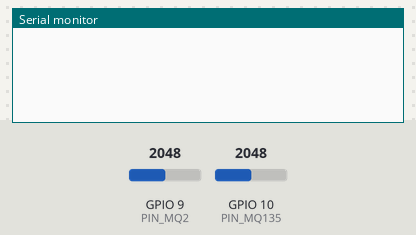
A program run on a simulated ESP32-S3. Parts: the last lines printed to the serial monitor. Inputs (shaded band) come from the test bench; at power-on: GPIO 10 (PIN_MQ135) = 2048, GPIO 9 (PIN_MQ2) = 2048 (analog values on the 0–4095 scale). WiFi joins after 1.5 s; servers stay silent unless stated.

Above: at 4.5 s.
4.6 s: GPIO 10 (PIN_MQ135) set to 2151
At 6.4 s:
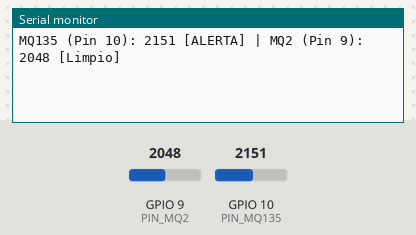
7.6 s: GPIO 9 (PIN_MQ2) set to 2802
At 8.4 s:
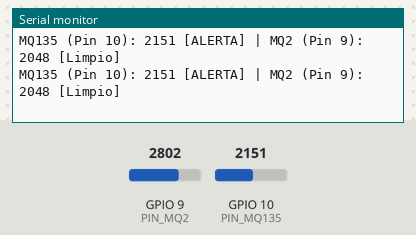
9.1 s: GPIO 9 (PIN_MQ2) set to 2908
At 10.7 s:
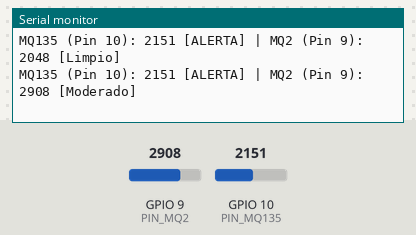
17.9 s: GPIO 10 (PIN_MQ135) set to 1376
At 19.0 s:
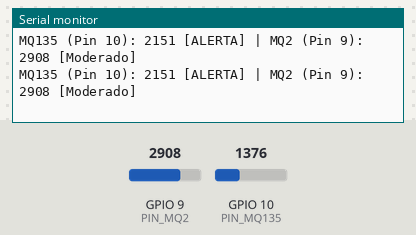
19.4 s: GPIO 10 (PIN_MQ135) set to 1314
At 20.6 s:
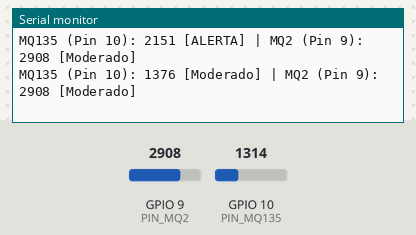

Measured:
- the behaviour switches between 2099 and 2100 on GPIO 10 (PIN_MQ135) (found by bisection; images 0 and 1)
- the behaviour switches between 2849 and 2850 on GPIO 9 (PIN_MQ2) (found by bisection; images 2 and 3)
- the behaviour switches between 1350 and 1349 on GPIO 10 (PIN_MQ135) (found by bisection; images 4 and 5)
- after the input at 4.6 s, the serial monitor: prints a new line after 0.81 s (image 1)
- after the input at 9.1 s, the serial monitor: prints a new line after 0.31 s (image 3)

The program:

main.cpp
```cpp
// 1. PEGA AQUÍ LAS 3 LÍNEAS DE "DEVICE INFO" DE TU DISPOSITIVO EN BLYNK:
#define BLYNK_TEMPLATE_ID   "TMPL2Zd_eksBi"
#define BLYNK_TEMPLATE_NAME "Estacion de gases"
#define BLYNK_AUTH_TOKEN    "1gXlH_cqu5102T9ER6Cjl0QqmtWwBT8D"

#define BLYNK_PRINT Serial

#include <Arduino.h>
#include <WiFi.h>
#include <WiFiClient.h>
#include <BlynkSimpleEsp32.h>

// 2. CREDENCIALES DE TU RED WI-FI (2.4 GHz):
char ssid[] = "POCO_X4";
char pass[] = "david2341";

// 3. PINES ADC1 COMPATIBLES CON WI-FI EN ESP32-S3:
const int PIN_MQ135 = 10; // Calidad de aire / vapores
const int PIN_MQ2   = 9;  // Gas inflamable / humo

BlynkTimer timer;

int leerPromedioADC(int pin) {
  long suma = 0;
  for (int i = 0; i < 10; i++) {
    suma += analogRead(pin);
    delay(5);
  }
  return suma / 10;
}

void enviarLecturasBlynk() {
  int adc135 = leerPromedioADC(PIN_MQ135);
  int adc2   = leerPromedioADC(PIN_MQ2);

  String est135 = (adc135 < 1350) ? "Limpio" : (adc135 < 2100) ? "Moderado" : "ALERTA";
  String est2   = (adc2 < 2850)   ? "Limpio" : (adc2 < 3150)   ? "Moderado" : "ALERTA";
  String resumen = "Aire: " + est135 + " | Gas: " + est2;

// ORDEN EXACTO SEGÚN TUS DATASTREAMS EN BLYNK:
  Blynk.virtualWrite(V0, adc135); // MQ135 (Entero)
  Blynk.virtualWrite(V1, est135); // MQ_135 Estado (Cadena)
  Blynk.virtualWrite(V2, adc2);   // MQ2 (Entero)
  Blynk.virtualWrite(V3, est2);   // MQ_2 Estado (Cadena)

  Serial.printf("MQ135 (Pin 10): %d [%s] | MQ2 (Pin 9): %d [%s]\n",
                adc135, est135.c_str(), adc2, est2.c_str());
}

void setup() {
  Serial.begin(115200);
  delay(1500);

  analogReadResolution(12);
  analogSetPinAttenuation(PIN_MQ135, ADC_6db);
  analogSetPinAttenuation(PIN_MQ2,   ADC_6db);

  Blynk.begin(BLYNK_AUTH_TOKEN, ssid, pass);

  timer.setInterval(2000L, enviarLecturasBlynk);
}

void loop() {
  Blynk.run();
  timer.run();
}
```
